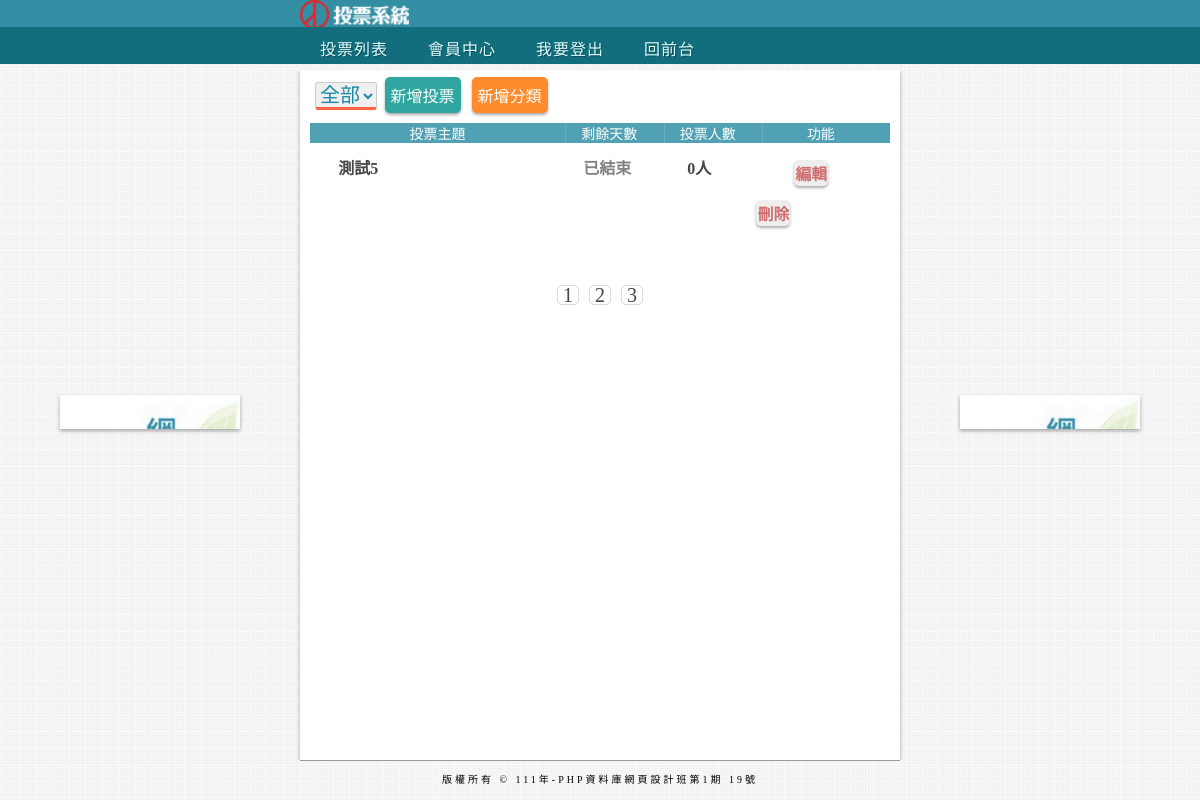
/back.php?p=3 (signed in), run on the app's committed database.
### tables this page shows
CREATE TABLE `subjects` (
  `id` int(11) UNSIGNED NOT NULL,
  `subject` varchar(64) NOT NULL,
  `type_id` int(11) NOT NULL,
  `start` date NOT NULL,
  `end` date NOT NULL,
  `total` int(11) UNSIGNED NOT NULL DEFAULT 0
);

### api/base.php (called while the page is built, shortened)
<?php
function pdo()
{
    $dsn = "mysql:host=localhost;charset=utf8;dbname=vote";
    return new PDO($dsn, 'root', '');
}
function all($table, ...$arg)
{
    $pdo = pdo();
    $sql = "SELECT * FROM $table ";
    switch (count($arg)) {
        case 2:
            if(!empty($arg[0])){
                foreach ($arg[0] as $key => $value) {
                    $tmp[] = "`$key`='$value'";
                }
                $sql .= " WHERE " . implode(" AND ", $tmp) . $arg[1];
            }else{
                $sql.=$arg[1];
            }
            break;
    }
    return $pdo->query($sql)->fetchAll(PDO::FETCH_ASSOC);
}
function math($table, $math, $col, ...$arg)
{
    $pdo = pdo();
    $sql = "SELECT $math(`$col`) FROM $table";
    return $pdo->query($sql)->fetchColumn();
}
?>

### back/vote_list.php (the view, shortened to what this page needs)
<div id="date_type">
    <select name="types" id="types" onchange="location.href=`?filter=${this.value}`">
        <option value="0">全部</option>
    </select>
    <button class="btn btn-primary" onclick="location.href='?do=add_vote'">新增投票</button>
    <button class="btn btn-warning" onclick="location.href='?do=admin_type'">新增分類</button>
</div>
<div>
    <ul>
        <li class="title">
            <div class="No1">投票主題</div>
            <div class="No2">剩餘天數</div>
            <div class="No3">投票人數</div>
            <div class="No4">功能</div>
        </li>
        <?php
           $filter = [];
           $total = math('subjects', 'count', 'id', $filter);
           $div = 5;
           $pages = ceil($total / $div);
           $now = isset($_GET['p']) ? $_GET['p'] : 1;
           $start = ($now - 1) * $div;
           $page_rows = " limit $start,$div ";
           $subjects = all('subjects', $filter, $page_rows);
           foreach ($subjects as $subject) {
               echo "<li class='back_items'>";
               echo "<div class='No1'>{$subject['subject']}</div>";
               echo "<div class='No2'>";
               $start = strtotime($subject['start']);
               $today = strtotime("now");
               $end = strtotime($subject['end']);
               if (($start - $today) >= 0) {
                   echo "<span style='color:grey;'>活動尚未開始</span>";
               } else {
                   if (($end - $today) > 0) {
                       $remain = floor(($end - $today) / (60 * 60 * 24));
                       echo "剩" . $remain . "天";
                   } else {
                       echo "<span style='color:grey;'>已結束</span>";
                   }
               }
               echo "</div>";
               echo "<div class='No3'>";
               echo  $subject['total'] . "人";
               echo "</div>";
               echo "<div class='No4'>";
               echo "<a class='edit' href='?do=edit&id={$subject['id']}'>編輯</a>";
               echo "<a class='del' href='?do=del&id={$subject['id']}'>刪除</a>";
               echo "</div>";
               echo "</li>";
           }
           ?>
    </ul>
</div>
<div class="footer_page">
    <?php
       if ($pages > 1) {
           for ($i = 1; $i <= $pages; $i++) {
               echo "<a href='?p=$i'>&nbsp;";
               echo $i;
               echo "&nbsp;</a>";
           }
       }
   ?>
</div>

### css/basic.css (style rules this page uses)
* { margin: 0; padding: 0; box-sizing: border-box; overflow: hidden; }
body { height: 100vh; background-image: url(../img/001.jpg); background-repeat: repeat; display: flex; flex-direction:column; justify-content: center; align-items: center; overflow: hidden; }
.btn { display: inline-block; padding: 5px; margin-top: 6px; margin-left: 6px; color: #FFF; box-shadow: 0px 2px 3px rgb(0 0 0 / 33%); border: 1px solid transparent; border-radius: 5px; font-size: 1rem; cursor: pointer; }
.btn.btn-primary { background-color: #2fa6a0; }
.btn.btn-warning { background-color: #FF8B2C; }

### css/back.css (style rules this page uses)
.footer_page { line-height: 18px; font-size: 15px; color: #464646; padding: 0 8px; margin: 0 10px; text-align: center; }
.footer_page a { float: none; display: inline-block; margin: 0 5px; text-decoration: none; color: #464646; border: 1px solid #D9D9D9; border-radius: 5px; font-size: 1.25rem; }
.btn.btn-primary { background-color: #2fa6a0; margin: 3.5px; margin-top: 7px; }
.btn.btn-warning { background-color: #FF8B2C; margin: 3.5px; }
#date_type { margin-left: 15px; }
#date_type select { font-size: 20px; color: #148aa4; border: 1px solid #ccc; border-bottom: 3px solid tomato; border-radius: 3px; }
.title { width: 100%; margin-top: 1%; display: flex; justify-content: space-evenly; background: #51A1B4; color: #FFF; font-size: 14px; text-align: center; }
.No1 { width: 40%; }
.No2 { border-left: 1px solid rgba(255, 255, 255, 0.15); width: 15%; text-align: center; }
.No3 { border-left: 1px solid rgba(255, 255, 255, 0.15); width: 15%; text-align: center; }
.No4 { border-left: 1px solid rgba(255, 255, 255, 0.15); width: 20%; }
ul { margin: 1px 10px 30px 10px; }
.back_items { display: flex; justify-content: space-evenly; }
.back_items:nth-child(even) { max-width: 100%; margin: 1%; padding: 2.5%; padding-top: 1%; padding-left: 2%; background-color: #fff; color: #464646; font-weight: bold; }
.edit { display: inline-block; margin: 5px; margin-left: 40%; background-color: #eee; box-shadow: 0px 2px 3px rgb(0 0 0 / 33%); border: 1px solid transparent; border-radius: 5px; font-size: 1rem; text-decoration: none; color: #cf6f6f; }
.del { display: inline-block; margin: 5px; margin-right: -5px; background-color: #eee; box-shadow: 0px 2px 3px rgb(0 0 0 / 33%); border: 1px solid transparent; border-radius: 5px; font-size: 1rem; text-decoration: none; color: #cf6f6f; }

### data on the page
subjects: subject "測試5", start "已結束", total "0"
